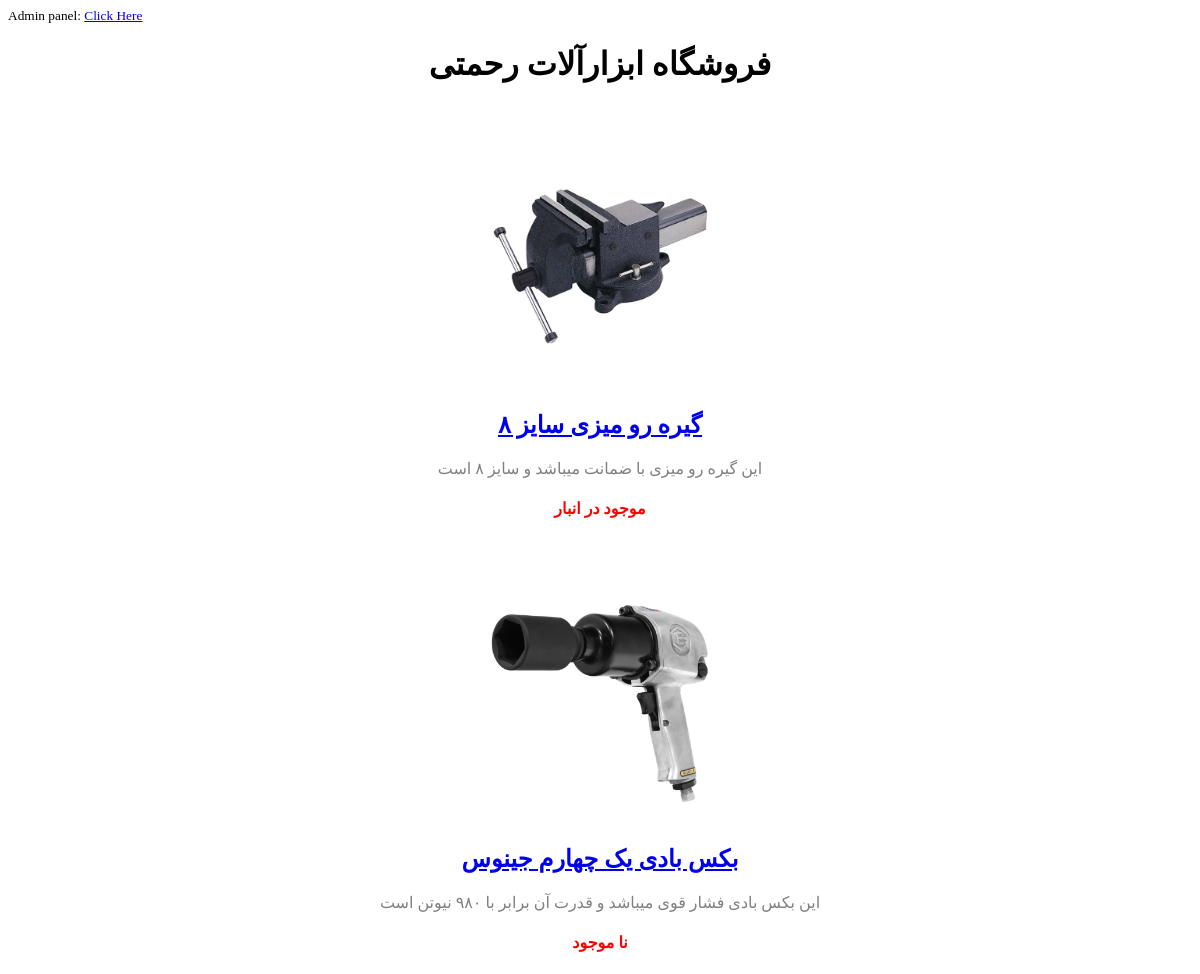
Before: / with the older database file.
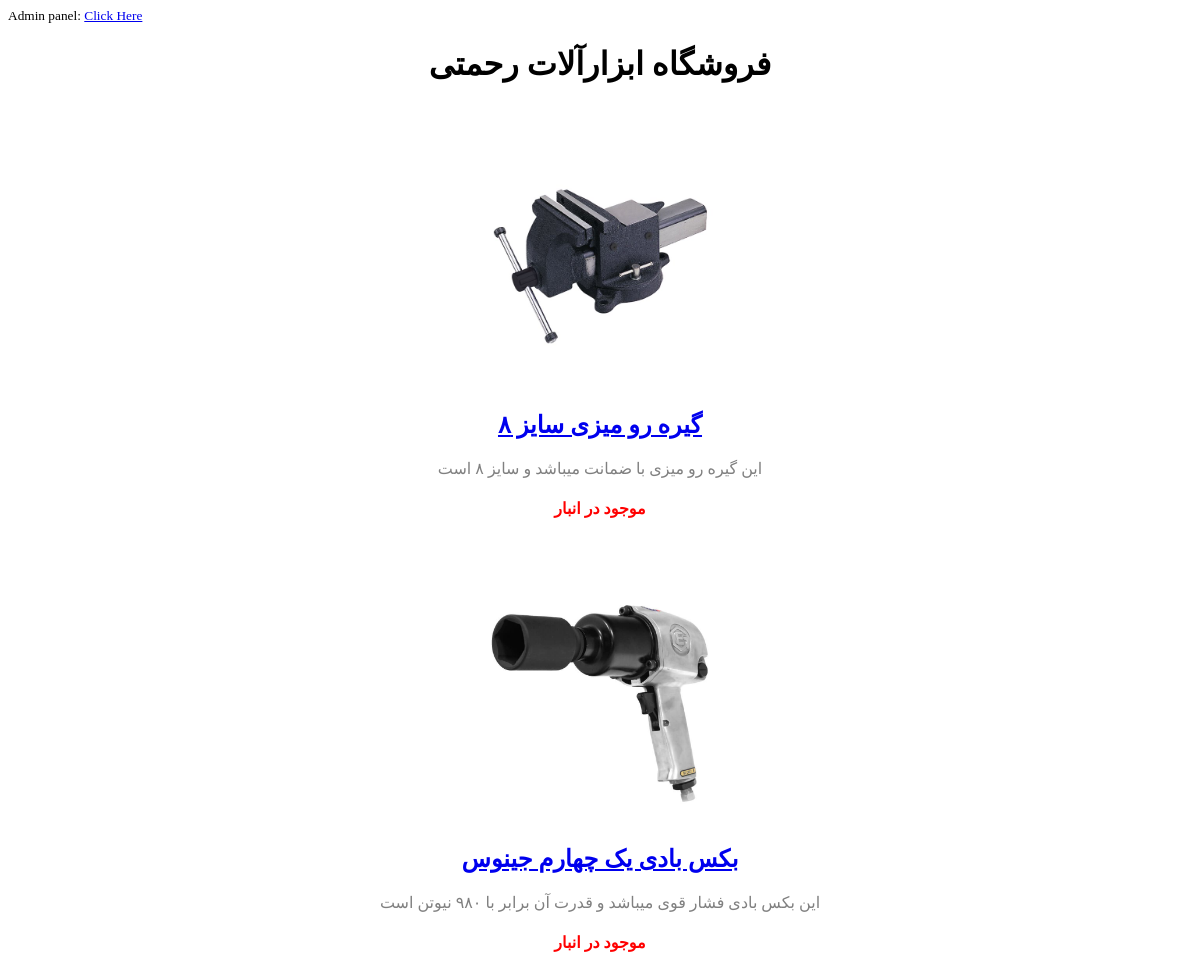
After: the same page with the newer database file.
### shop/models.py (models this page shows, shortened)
class Product(models.Model):
    category = models.ForeignKey(Category, related_name='product', on_delete=models.CASCADE, verbose_name='دسته بندی')
    created_by = models.ForeignKey(User, related_name='product_creator', on_delete=models.CASCADE, verbose_name='تولید شده توسط')
    title = models.CharField(max_length=256, verbose_name='عنوان')
    author = models.CharField(max_length=256, verbose_name='نویسنده')
    description = models.TextField(blank=True, verbose_name='توضیحات')
    image = models.ImageField(upload_to='images/', verbose_name='عکس')
    slug = models.SlugField(max_length=256, unique=True, verbose_name='آدرس')
    price = models.IntegerField(verbose_name='قیمت')
    in_stock = models.BooleanField(default=True, verbose_name='موجود در انبار')
    is_active = models.BooleanField(default=True, verbose_name='نمایش دادن')
    created = models.DateTimeField(auto_now_add=True, verbose_name='تاریخ افزودن')
    updated = models.DateTimeField(auto_now=True, verbose_name='آخرین دستکاری')
    class Meta:
        verbose_name = 'محصول'
        verbose_name_plural = 'محصولات'
        ordering = ['-created']
    def fcreated(self):
        return jalali_converter(self.created)
    fcreated.short_description = "تاریخ افزودن"
    def fupdated(self):
        return jalali_converter(self.updated)
    fupdated.short_description = "آخرین دستکاری"
    def fprice(self):
        return farsi_format_price(self.price)
    fprice.short_description = "قیمت"

### shop/views.py (the view)
# urls.py: path("", home, name='home'),
def home(request):
	context = {
		'products': Product.objects.filter(is_active=True)
	}
	return render(request, 'shop/index.html', context)

### shop/templates/shop/index.html (shortened to what this page needs)
<html lang="en">
<head>
</head>
<body>
    <small>Admin panel: <a href="http://127.0.0.1:8000/admin/">Click Here</a></small>
    <center>
        <h1>فروشگاه ابزارآلات رحمتی<h1>
    </center>
    <center>
        {% for product in products %}
            <div>
                <br><br>
                <img src="{{product.image.url}}" alt="{{product.title}}" width="250">
                <h2><a href="{% url 'shop:detail' product.slug %}">{{product.title}}</a></h2>
                <p>{{product.description}}</p>
                {% if product.in_stock %}
                    <h4>موجود در انبار<h4>
                {% else %}
                    <h4>نا موجود<h4>
                {% endif %}
            </div>
        {% endfor %}
    </center>
</body>
</html>

### shop/templates/shop/index.html (style rules this page uses)
p { color: gray; }
h4 { color: red; }

Changed rows visible on the page:
changed Product "بکس بادی یک چهارم جینوس": in_stock "نا موجود" → "موجود در انبار"
